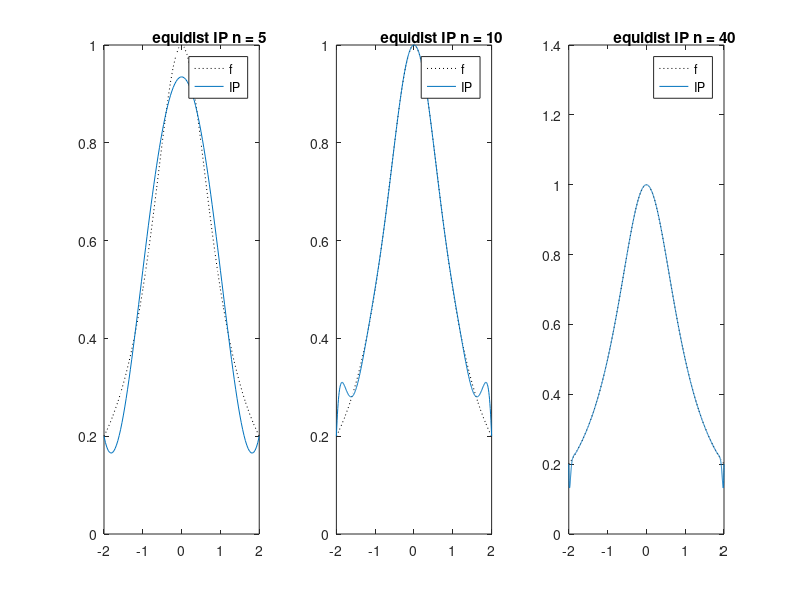
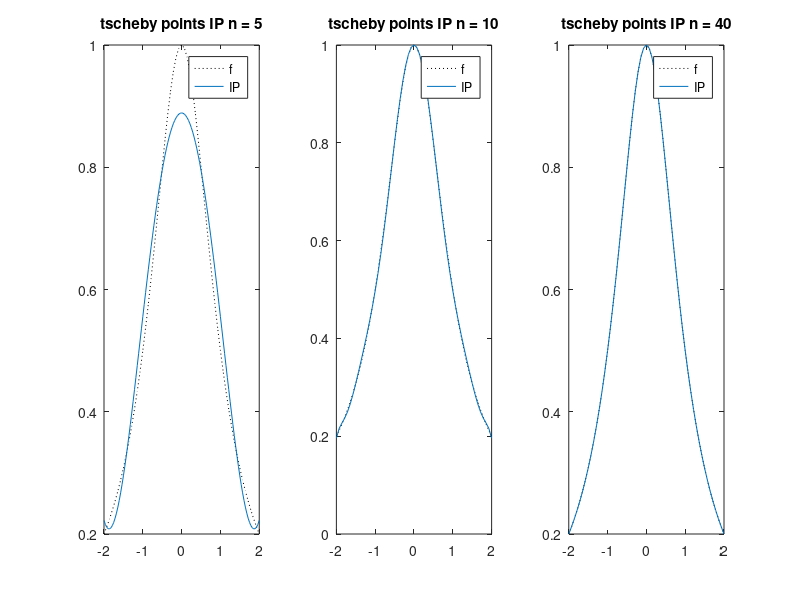
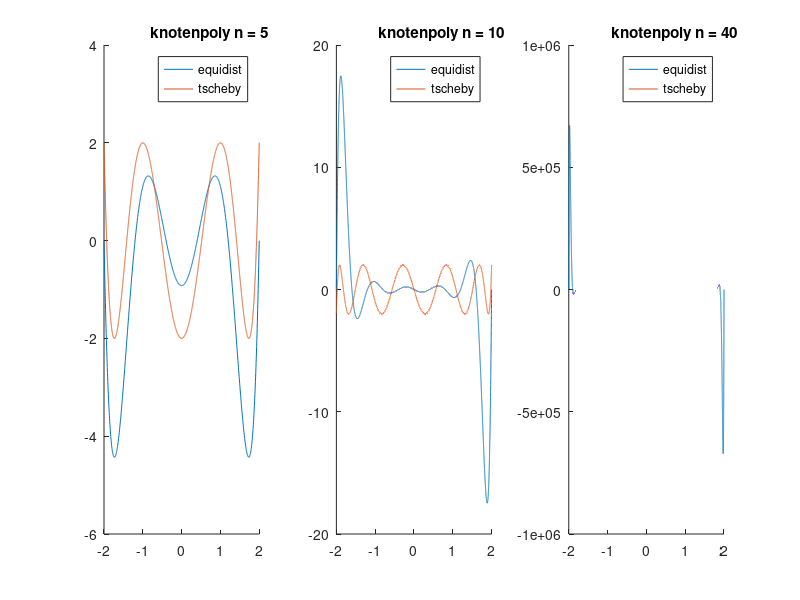

The MATLAB source for these figures, in order:
f = @(x) 1./(1 + x.^2);
L = [5,10,40];
ende = 2;
I = [-ende,ende];
figure;

for index = 1 : 3
    n = L(index);
    left = -ende;
    subplot(1,3,index);
    
    fplot(f,I,'k:');
    hold on;
    i = 0 : 1 : n;
    x = -ende + 2 * ende *i/n;
    y = f(x);
    p = polyfit(x,y,n);
    interpol = @(x) polyval(p,x);
    fplot(interpol,I);
%     ylim([-5,1.5]);
    title(['equidist IP n = ',num2str(n)],'Units','normalized','Position',[0.68,1,0]);
    legend('f','IP');
end

format long;
figure;
for index = 1 : 3
    n = L(index);
    subplot(1,3,index);
    fplot(f,I,'k:');
    hold on;
    i = 0 : 1 : n;
    x = ende * cos((2*i+1)/(2*n+2)*pi);
    y = f(x);
    p = polyfit(x,y,n);
    interpol = @(x) polyval(p,x);
    fplot(interpol,I);
%     ylim([-5,1.5]);
    title(['tscheby points IP n = ',num2str(n)]);
    legend('f','IP');
end

figure;
for index = 1 : 3
    n = L(index);
    subplot(1,3,index);
    hold on;
    i = 0 : 1 : n;
    
    x1 = -ende + 2 * ende *i/n;
    p1 = poly(x1);
    x2 = ende * cos((2*i+1)/(2*n+2)*pi);
    p2 = poly(x2);
  
    knotenpoly1 = @(x) polyval(p1,x);
    fplot(knotenpoly1,I);
%     ylim([-5,1.5]);
    knotenpoly2 = @(x) polyval(p2,x);
    fplot(knotenpoly2,I);
    t = title(['knotenpoly n = ',num2str(n)],'Units','normalized','Position',[0.68,1.01,0]);
    
    legend('equidist','tscheby');
end